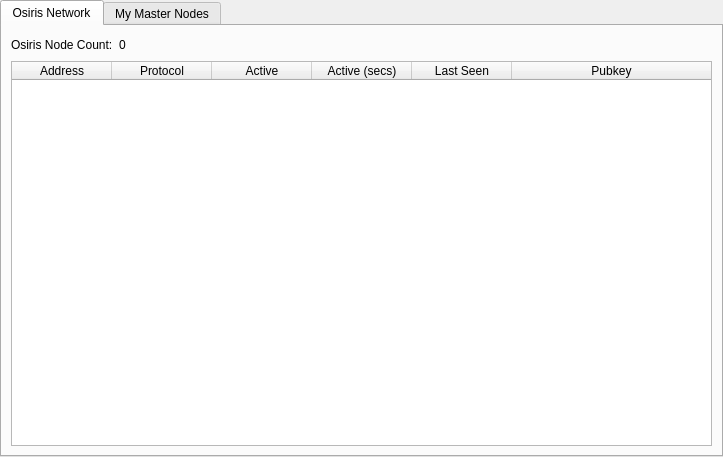
<?xml version="1.0" encoding="UTF-8"?>
<ui version="4.0">
 <class>MasternodeManager</class>
 <widget class="QWidget" name="MasternodeManager">
  <property name="geometry">
   <rect>
    <x>0</x>
    <y>0</y>
    <width>723</width>
    <height>457</height>
   </rect>
  </property>
  <property name="windowTitle">
   <string>Form</string>
  </property>
  <layout class="QVBoxLayout" name="topLayout">
   <property name="leftMargin">
    <number>0</number>
   </property>
   <property name="topMargin">
    <number>0</number>
   </property>
   <property name="rightMargin">
    <number>0</number>
   </property>
   <property name="bottomMargin">
    <number>0</number>
   </property>
   <item>
    <layout class="QVBoxLayout" name="verticalLayout">
     <property name="bottomMargin">
      <number>0</number>
     </property>
     <item>
      <widget class="QTabWidget" name="tabWidget">
       <property name="currentIndex">
        <number>0</number>
       </property>
       <widget class="QWidget" name="tab">
        <attribute name="title">
         <string>Osiris Network</string>
        </attribute>
        <layout class="QGridLayout" name="gridLayout">
         <item row="1" column="0">
          <widget class="QTableWidget" name="tableWidgetMasternodes">
           <property name="editTriggers">
            <set>QAbstractItemView::NoEditTriggers</set>
           </property>
           <property name="alternatingRowColors">
            <bool>true</bool>
           </property>
           <property name="selectionBehavior">
            <enum>QAbstractItemView::SelectRows</enum>
           </property>
           <property name="sortingEnabled">
            <bool>true</bool>
           </property>
           <attribute name="horizontalHeaderStretchLastSection">
            <bool>true</bool>
           </attribute>
           <column>
            <property name="text">
             <string>Address</string>
            </property>
           </column>
           <column>
            <property name="text">
             <string>Protocol</string>
            </property>
           </column>
           <column>
            <property name="text">
             <string>Active</string>
            </property>
           </column>
           <column>
            <property name="text">
             <string>Active (secs)</string>
            </property>
           </column>
           <column>
            <property name="text">
             <string>Last Seen</string>
            </property>
           </column>
           <column>
            <property name="text">
             <string>Pubkey</string>
            </property>
           </column>
          </widget>
         </item>
         <item row="0" column="0">
          <layout class="QHBoxLayout" name="horizontalLayout_3">
           <property name="bottomMargin">
            <number>0</number>
           </property>
           <item>
            <widget class="QLabel" name="label_2">
             <property name="text">
              <string>Osiris Node Count:</string>
             </property>
            </widget>
           </item>
           <item>
            <widget class="QLabel" name="countLabel">
             <property name="text">
              <string>0</string>
             </property>
            </widget>
           </item>
           <item>
            <spacer name="horizontalSpacer_3">
             <property name="orientation">
              <enum>Qt::Horizontal</enum>
             </property>
             <property name="sizeHint" stdset="0">
              <size>
               <width>40</width>
               <height>20</height>
              </size>
             </property>
            </spacer>
           </item>
          </layout>
         </item>
        </layout>
       </widget>
       <widget class="QWidget" name="tab_2">
        <attribute name="title">
         <string>My Master Nodes</string>
        </attribute>
        <layout class="QGridLayout" name="gridLayout_2">
         <item row="0" column="0">
          <layout class="QVBoxLayout" name="verticalLayout_2">
           <property name="bottomMargin">
            <number>0</number>
           </property>
           <item>
            <layout class="QHBoxLayout" name="horizontalLayout">
             <item>
              <widget class="QPushButton" name="createButton">
               <property name="text">
                <string>&amp;Create...</string>
               </property>
              </widget>
             </item>
             <item>
              <spacer name="horizontalSpacer">
               <property name="orientation">
                <enum>Qt::Horizontal</enum>
               </property>
               <property name="sizeHint" stdset="0">
                <size>
                 <width>40</width>
                 <height>20</height>
                </size>
               </property>
              </spacer>
             </item>
            </layout>
           </item>
           <item>
            <widget class="QTableWidget" name="tableWidget_2">
             <property name="minimumSize">
              <size>
               <width>695</width>
               <height>0</height>
              </size>
             </property>
             <property name="editTriggers">
              <set>QAbstractItemView::NoEditTriggers</set>
             </property>
             <property name="alternatingRowColors">
              <bool>true</bool>
             </property>
             <property name="selectionMode">
              <enum>QAbstractItemView::SingleSelection</enum>
             </property>
             <property name="selectionBehavior">
              <enum>QAbstractItemView::SelectRows</enum>
             </property>
             <attribute name="horizontalHeaderStretchLastSection">
              <bool>true</bool>
             </attribute>
             <column>
              <property name="text">
               <string>Alias</string>
              </property>
             </column>
             <column>
              <property name="text">
               <string>IP/Onion</string>
              </property>
             </column>
             <column>
              <property name="text">
               <string>Reward %</string>
              </property>
             </column>
             <column>
              <property name="text">
               <string>Reward Address</string>
              </property>
             </column>
             <column>
              <property name="text">
               <string>Status</string>
              </property>
             </column>
            </widget>
           </item>
           <item>
            <layout class="QHBoxLayout" name="horizontalLayout_2">
             <property name="bottomMargin">
              <number>0</number>
             </property>
             <item>
              <widget class="QPushButton" name="editButton">
               <property name="text">
                <string>&amp;Edit</string>
               </property>
              </widget>
             </item>
             <item>
              <widget class="QPushButton" name="removeButton">
               <property name="text">
                <string>&amp;Remove</string>
               </property>
              </widget>
             </item>
             <item>
              <widget class="QPushButton" name="UpdateButton">
               <property name="text">
                <string>&amp;Update</string>
               </property>
              </widget>
             </item>
             <item>
              <spacer name="horizontalSpacer_2">
               <property name="orientation">
                <enum>Qt::Horizontal</enum>
               </property>
               <property name="sizeHint" stdset="0">
                <size>
                 <width>40</width>
                 <height>20</height>
                </size>
               </property>
              </spacer>
             </item>
            </layout>
           </item>
           <item>
            <layout class="QHBoxLayout" name="horizontalLayout_4">
             <property name="bottomMargin">
              <number>0</number>
             </property>
            </layout>
           </item>
           <item>
            <layout class="QHBoxLayout" name="horizontalLayout_5">
             <property name="bottomMargin">
              <number>0</number>
             </property>
             <item>
              <widget class="QPushButton" name="startButton">
               <property name="text">
                <string>S&amp;tart</string>
               </property>
              </widget>
             </item>
             <item>
              <widget class="QPushButton" name="startAllButton">
               <property name="text">
                <string>St&amp;art All</string>
               </property>
              </widget>
             </item>
             <item>
              <spacer name="horizontalSpacer_5">
               <property name="orientation">
                <enum>Qt::Horizontal</enum>
               </property>
               <property name="sizeHint" stdset="0">
                <size>
                 <width>40</width>
                 <height>20</height>
                </size>
               </property>
              </spacer>
             </item>
            </layout>
           </item>
          </layout>
         </item>
        </layout>
       </widget>
      </widget>
     </item>
    </layout>
   </item>
  </layout>
 </widget>
 <resources/>
 <connections/>
</ui>
